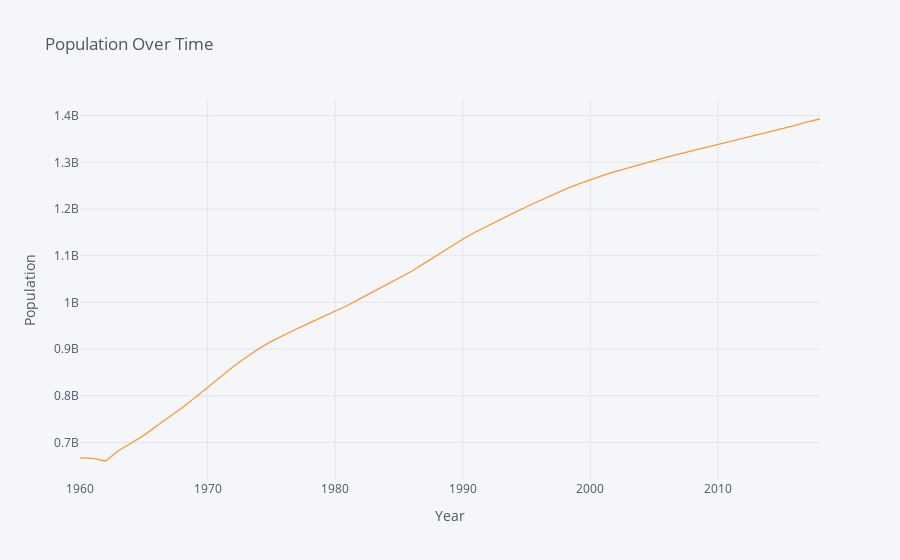

Source (notebook cell):
### Code cell
df.loc['China'].iplot(
                    xTitle='Year', 
                    yTitle='Population',
                    title='Population Over Time'
                     )

### Figure 1 — Plotly figure (JSON) as saved in the notebook; plotly's stock layout.template omitted (floating-point values rounded to 4 significant figures)
{"data": [{"line": {"color": "rgba(255, 153, 51, 1.0)", "dash": "solid", "shape": "linear", "width": 1.3}, "mode": "lines", "name": "China", "text": "", "type": "scatter", "x": ["1960", "1961", "1962", "1963", "1964", "1965", "1966", "1967", "1968", "1969", "1970", "1971", "1972", "1973", "1974", "1975", "1976", "1977", "1978", "1979", "1980", "1981", "1982", "1983", "1984", "1985", "1986", "1987", "1988", "1989", "1990", "1991", "1992", "1993", "1994", "1995", "1996", "1997", "1998", "1999", "2000", "2001", "2002", "2003", "2004", "2005", "2006", "2007", "2008", "2009", "2010", "2011", "2012", "2013", "2014", "2015", "2016", "2017", "2018"], "y": [667070000, 665770000, 660330000, 682335000, 698355000, 715185000, 735400000, 754550000, 774510000, 796025000, 818315000, 841105000, 862030000, 881940000, 900350000, 916395000, 930685000, 943455000, 956165000, 969005000, 981235000, 993885000, 1008630000, 1023310000, 1036825000, 1051040000, 1066790000, 1084035000, 1101630000, 1118650000, 1135185000, 1150780000, 1164970000, 1178440000, 1191835000, 1204855000, 1217550000, 1230075000, 1241935000, 1252735000, 1262645000, 1271850000, 1280400000, 1288400000, 1296075000, 1303720000, 1311020000, 1317885000, 1324655000, 1331260000, 1337705000, 1344130000, 1350695000, 1357380000, 1364270000, 1371220000, 1378665000, 1386395000, 1392730000]}], "layout": {"legend": {"bgcolor": "#F5F6F9", "font": {"color": "#4D5663"}}, "paper_bgcolor": "#F5F6F9", "plot_bgcolor": "#F5F6F9", "title": {"font": {"color": "#4D5663"}, "text": "Population Over Time"}, "xaxis": {"gridcolor": "#E1E5ED", "showgrid": true, "tickfont": {"color": "#4D5663"}, "title": {"font": {"color": "#4D5663"}, "text": "Year"}, "zerolinecolor": "#E1E5ED"}, "yaxis": {"gridcolor": "#E1E5ED", "showgrid": true, "tickfont": {"color": "#4D5663"}, "title": {"font": {"color": "#4D5663"}, "text": "Population"}, "zerolinecolor": "#E1E5ED"}}}
